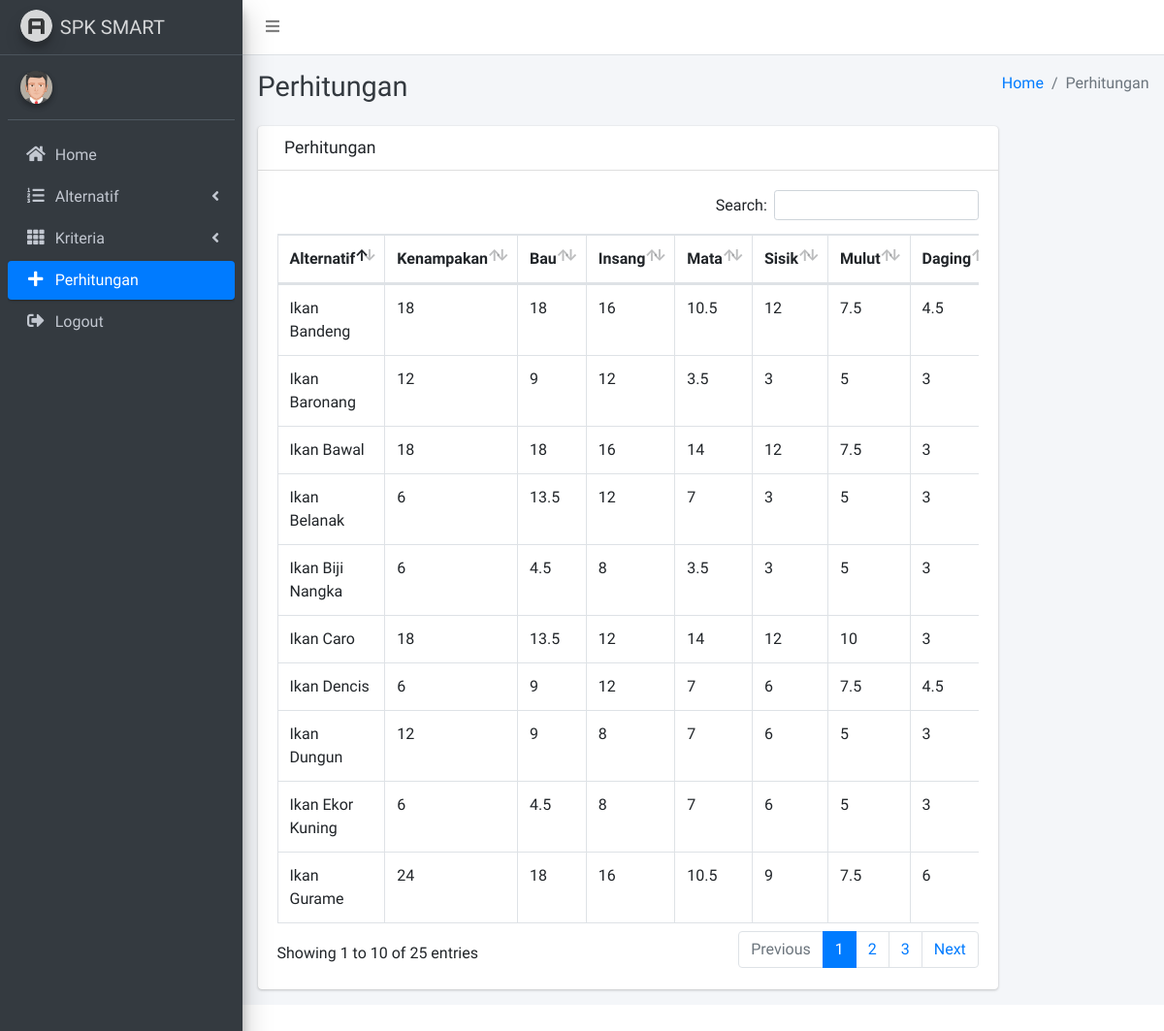
The app's page /perhitungan.php (signed in), older data.
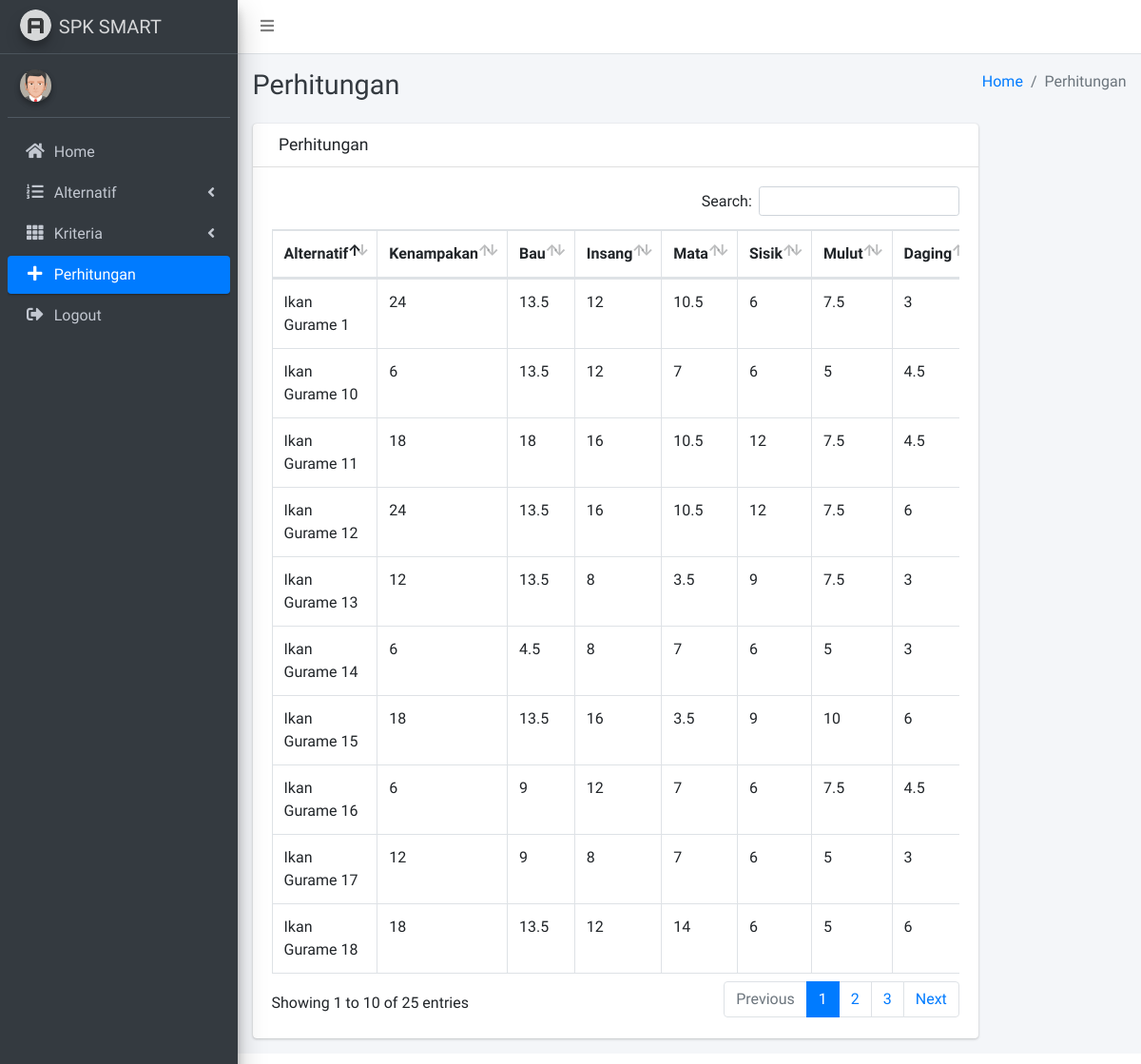
The same page, newer data.
### tables this page shows
CREATE TABLE `kriteria` (
  `id_kriteria` int(11) NOT NULL,
  `nm_kriteria` varchar(20) DEFAULT NULL,
  `bobot` int(11) DEFAULT NULL
);

CREATE TABLE `alternatif` (
  `id_alternatif` int(11) NOT NULL,
  `nm_alternatif` varchar(20) DEFAULT NULL
);

### src/page/perhitungan/index.php (called while the page is built)
<?php
$title = 'Perhitungan';
include 'src/template/header.php' ;
include 'src/template/navbar.php' ;
include 'src/template/aside.php' ;
include 'src/page/perhitungan/content.php' ;
include 'src/template/footer.php' ;

### perhitungan.php (called while the page is built)
<?php
include 'src/page/perhitungan/index.php';

### func.php (called while the page is built, shortened)
<?php
    $conn = mysqli_connect('localhost', 'root', '', 'smart_spk');
    function query($query){
        global $conn;
        $rows=[];
        $result = mysqli_query($conn,$query);
        while($row = mysqli_fetch_assoc($result)){
            $rows[] = $row;
        }
        return $rows;
    }
?>

### src/page/perhitungan/content.php (the view, shortened to what this page needs)
<div class="content-wrapper">
  <div class="content-header">
    <div class="container-fluid">
      <div class="row mb-2">
        <div class="col-sm-6">
          <h1 class="m-0 text-dark"><?= $title; ?></h1>
        </div>
        <div class="col-sm-6">
          <ol class="breadcrumb float-sm-right">
            <li class="breadcrumb-item"><a href="index.php">Home</a></li>
            <li class="breadcrumb-item active"><?= $title; ?></li>
          </ol>
        </div>
      </div>
    </div>
  </div>
  <?php
    $alternatif = query("SELECT * FROM alternatif LEFT JOIN ranking ON alternatif.id_alternatif = ranking.id_alternatif ORDER BY skor DESC");
    $cAlternatif = count($alternatif);
    $jmlbobot = mysqli_fetch_assoc(mysqli_query($conn, "SELECT SUM(bobot) as normalisasi FROM kriteria"));
    $dataKriteria = mysqli_query($conn, "SELECT * FROM kriteria");
  ?>
  <section class="content">
    <div class="container-fluid">
      <div class="row">
        <div class="col-10">
          <div class="card">
            <div class="card-header">
              <div class="col">
                <h3 class="card-title"><?= $title ?> </h3>
              </div>
            </div>
            <div class="card-body">
              <div class="table-responsive">
                <table id="datatable" class="table table-bordered ">
                  <thead>
                  <tr>
                    <th>Alternatif</th>
                      <?php while($kriteria = mysqli_fetch_assoc($dataKriteria)): ?>
                        <th><?= $kriteria['nm_kriteria'] ?></th>
                      <?php endwhile ?>
                  </tr>
                  </thead>
                  <tbody>
                    <?php $r=1;for($a=0; $a<$cAlternatif; $a++): ?>
                      <tr>
                        <td><?= $alternatif[$a]['nm_alternatif'] ?></td>
                        <?php
                          $idAlternatif = $alternatif[$a]['id_alternatif'];
                          $dataNilaiAlternatif = query( "SELECT * FROM nilai_alternatif LEFT JOIN kriteria ON nilai_alternatif.id_kriteria = kriteria.id_kriteria JOIN sub_kriteria ON nilai_alternatif.id_subkriteria = sub_kriteria.id_subkriteria WHERE id_alternatif = $idAlternatif");
                          $cdataNilaiAlternatif = count($dataNilaiAlternatif);
                          $nilai=[];
                          for($i=0;$i<$cdataNilaiAlternatif; $i++):
                        ?>
                        <?php
                          $normalisasi = $dataNilaiAlternatif[$i]['bobot'] / $jmlbobot['normalisasi'];
                          $nilai[$i] = $dataNilaiAlternatif[$i]['nilai'] * $normalisasi
                        ?>
                        <td><?= $nilai[$i]  ?></td>
                        <?php endfor ?>
                      </tr>
                    <?php endfor ?>
                  </tbody>
                </table>
              </div>
            </div>
          </div>
        </div>
      </div>
    </div>
  </section>
</div>

Row changes from the older to the newer data that the page shows:
no longer on this page (row edited): alternatif: nm_alternatif "Ikan Gurame", i "24", i "18", i "16", i "10.5", i "9", i "7.5", i "6"
no longer on this page (row edited): alternatif: nm_alternatif "Ikan Bawal", i "18", i "16", i "14", i "12", i "7.5", i "3"
no longer on this page (row edited): alternatif: nm_alternatif "Ikan Caro", i "18", i "13.5", i "12", i "14", i "10", i "3"
no longer on this page (row edited): alternatif: nm_alternatif "Ikan Belanak", i "6", i "13.5", i "12", i "7", i "3", i "5"
no longer on this page (row edited): alternatif: nm_alternatif "Ikan Baronang", i "12", i "9", i "3.5", i "3", i "5"
no longer on this page (row edited): alternatif: nm_alternatif "Ikan Biji Nangka", i "6", i "4.5", i "8", i "3.5", i "3", i "5"
now on this page (row edited): alternatif: nm_alternatif "Ikan Gurame 12", i "24", i "13.5", i "16", i "10.5", i "12", i "7.5", i "6"
changed alternatif: nm_alternatif "Ikan Bandeng" → "Ikan Gurame 11"
now on this page (row edited): alternatif: nm_alternatif "Ikan Gurame 1", i "24", i "13.5", i "12", i "10.5", i "6", i "7.5", i "3"
now on this page (row edited): alternatif: nm_alternatif "Ikan Gurame 15", i "18", i "13.5", i "16", i "3.5", i "9", i "10", i "6"
now on this page (row edited): alternatif: nm_alternatif "Ikan Gurame 18", i "18", i "13.5", i "12", i "14", i "6", i "5"
now on this page (row edited): alternatif: nm_alternatif "Ikan Gurame 13", i "12", i "13.5", i "8", i "3.5", i "9", i "7.5", i "3"
now on this page (row edited): alternatif: nm_alternatif "Ikan Gurame 10", i "6", i "13.5", i "12", i "7", i "5", i "4.5"
changed alternatif: nm_alternatif "Ikan Dencis" → "Ikan Gurame 16"
changed alternatif: nm_alternatif "Ikan Dungun" → "Ikan Gurame 17"
changed alternatif: nm_alternatif "Ikan Ekor Kuning" → "Ikan Gurame 14"
